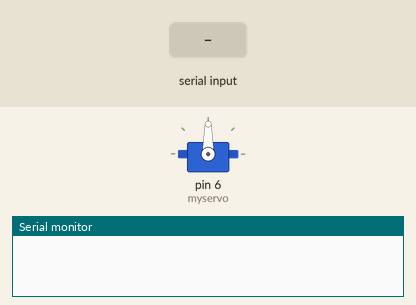
Simulated run of this sketch. Board: Arduino Uno, built with avr-gcc and run on an emulated ATmega328P. Shown: servo, the last lines printed to the serial monitor. Inputs (shaded band) come from the test bench.

Above: at 1.2 s.
1.3 s: "30,150\n" received over Serial
At 2.5 s:
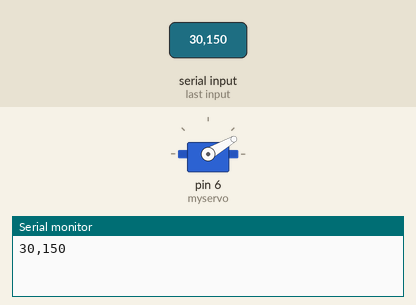
2.8 s: "5\n" received over Serial
At 3.6 s:
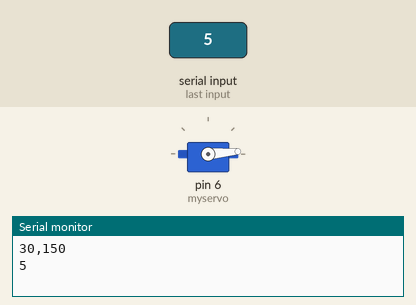
4.3 s: "200\n" received over Serial
At 4.7 s:
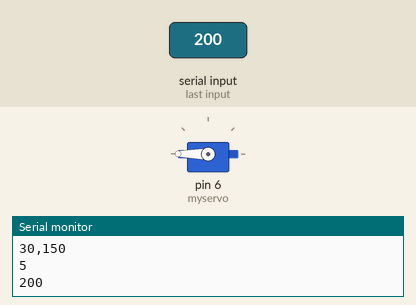
5.8 s: "90,45\n" received over Serial
At 7.2 s:
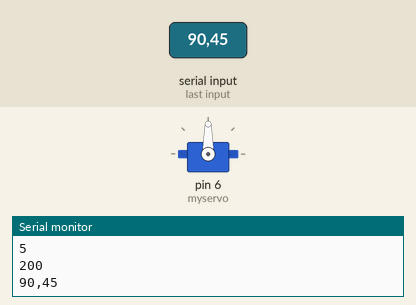
Timing chart, 0 to 8.3 s (numbered marks = the images above; inputs shaded):
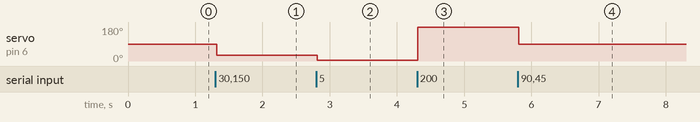

The sketch:

serial_arduino_servo.ino
```cpp
/*
 * Author:Ivan Iovine
 * Institution: Robotik Lab HfG Offenbach
 */

#include <Servo.h> // use Servo library
Servo myservo; // define var from type servo gived by the library
String inByte; // define String to read incoming Bytes from Serial
int d = 0; // define integer var for servo degree

void setup() {
   myservo.attach(6); // config pin servo
   Serial.begin(9600); // init Serial Baudrate for Serial communication
   Serial.setTimeout(10); // set Timeout to avoid noise
}

void loop() {
   if(Serial.available()>0) // check if serial data is available
   {
    // If data is available to read,
     inByte = Serial.readString(); // read it and store it in val
     Serial.println(inByte); // send back the value to python via seril
     d = inByte.toInt(); // convert string in integer
     myservo.write(d); // use integer as servo degree
   }
 }
```

Measured:
- after the input at 1.3 s, servo on pin 6 (myservo): 90° → 30° at once
- after the input at 2.8 s, servo on pin 6 (myservo): 30° → 5° at once
- after the input at 4.3 s, servo on pin 6 (myservo): 5° → 180° at once
- after the input at 5.8 s, servo on pin 6 (myservo): 180° → 90° at once
